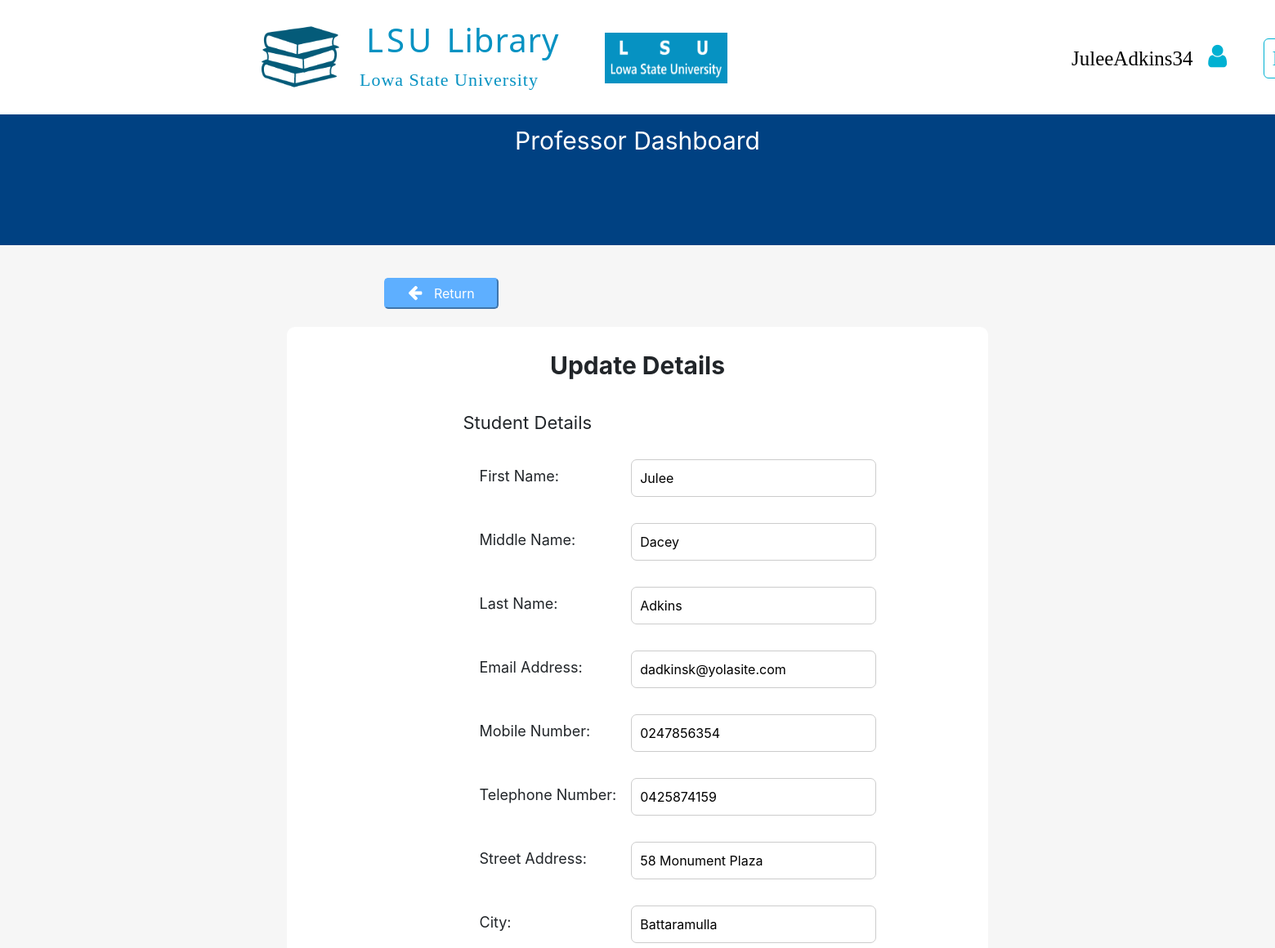
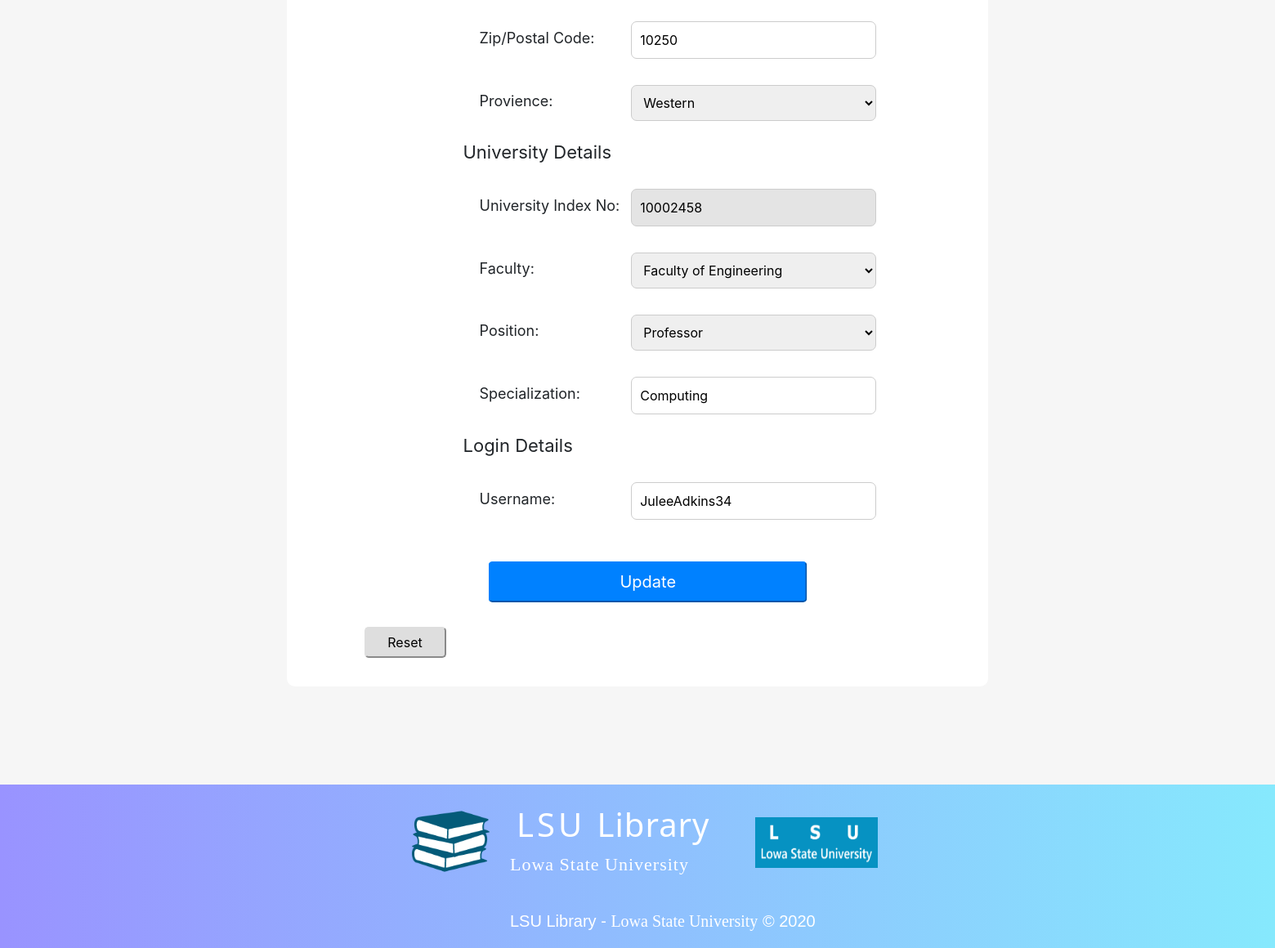
/studentProfessorDashboard/3.accountDetails/professorUpdateDetails.php (signed in), run on the app's committed database (2 pictures, top to bottom).
### tables this page shows
CREATE TABLE User(
  UserID INT(8) AUTO_INCREMENT,
  FirstName VARCHAR(30) NOT NULL,
  MiddleName VARCHAR(30),
  LastName VARCHAR(50) NOT NULL,
  EmailAddress VARCHAR(50) NOT NULL,
  StreetAddress VARCHAR(40) NOT NULL,
  ucCityID INT(8),
  uzpcZPCID INT(8),
  upProvienceID INT(8) NOT NULL,
  MobileNumber CHAR(10) NOT NULL,
  TelephoneNumber CHAR(10),
  RegistrationDateTime DATETIME DEFAULT CURRENT_TIMESTAMP,
  lLoginID INT NOT NULL,  
  PRIMARY KEY (UserID),
  FOREIGN KEY (ucCityID) REFERENCES UserCity(CityID),
  FOREIGN KEY (uzpcZPCID) REFERENCES UserZipPostalCode(ZPCID),
  FOREIGN KEY (upProvienceID) REFERENCES UserProvience(ProvienceID)
);

CREATE TABLE UserCity(
  CityID INT(8) AUTO_INCREMENT,
  City VARCHAR(50),
  PRIMARY KEY (CityID)
);

CREATE TABLE UserZipPostalCode(
  ZPCID INT(8) AUTO_INCREMENT,
  ZipPostalCode VARCHAR(5),
  PRIMARY KEY (ZPCID)
);

CREATE TABLE UniversityMember(
  uUserID INT(8) NOT NULL,
  UniversityNo INT(8) NOT NULL,
  mmtMembershipTypeID INT(8) NOT NULL,
  mmsMemberStatusID INT(8) NOT NULL,
  mfFacultyID INT(8) NOT NULL,
  mpPositionID INT(8) NOT NULL,
  EditDateTime DATETIME,
  PRIMARY KEY (uUserID, UniversityNo),
  FOREIGN KEY (uUserID) REFERENCES User(UserID),
  FOREIGN KEY (mmtMembershipTypeID) REFERENCES MemberMembershipType(MembershipTypeID),
  FOREIGN KEY (mmsMemberStatusID) REFERENCES MemberMemberStatus(MemberStatusID),
  FOREIGN KEY (mfFacultyID) REFERENCES MemberFaculty(FacultyID),
  FOREIGN KEY (mpPositionID) REFERENCES MemberPosition(PositionID)
);

CREATE TABLE MemberPosition(
  PositionID INT(8) AUTO_INCREMENT,
  Position VARCHAR(25),
  PRIMARY KEY (PositionID)
);

CREATE TABLE ProfessorSpecialization(
  SpecializationID INT(8) AUTO_INCREMENT,
  Specialization VARCHAR(50),
  PRIMARY KEY (SpecializationID)
);

### studentProfessorDashboard/3.accountDetails/professorUpdateDetails.php (the view, shortened to what the rows shown need)
<?php
  include_once("../../LSULibraryDBConnection.php");
  $userUsername = $_SESSION['username'];
        ?> <script>
<!DOCTYPE html>
<html>
  <head>
    <link rel="stylesheet" href="../../assets/css/defaultLayout.css">
    <link rel="stylesheet" href="https://cdnjs.cloudflare.com/ajax/libs/font-awesome/4.7.0/css/font-awesome.min.css">
    <link rel="stylesheet" href="../../assets/bootstrap/css/bootstrap.min.css">
  </head>
  <body>
        <div style="height: 140px; width: 100%;">
              <div id="logoSection">
                <h1 id="mainTitle"> LSU <span id="mainTitleSpan">Library</span> </h1>
              </div>
        </div>
          <div style="width: 100%;
                      height: 1820px;
                      background-color: #F6F6F6;">
            <div style="width: 55%;
                        height: 1600px;
                        background-color: #FFFFFF;
                        border-radius: 10px;
                        position: relative;
                        left: 50%;
                        transform: translateX(-50%);
                        top: 100px;">
              <?php
                $retrieveDetailsSQL = "SELECT * FROM User u INNER JOIN Login l ON l.LoginID = u.lLoginID
                                      INNER JOIN UserCity uc ON uc.CityID = u.ucCityID
                                      INNER JOIN UserZipPostalCode uzpc ON uzpc.ZPCID = u.uzpcZPCID
                                      INNER JOIN UserProvience up ON up.ProvienceID = u.upProvienceID
                                      INNER JOIN UniversityMember um ON um.uUserID = u.UserID
                                      INNER JOIN MemberMembershipType mmt ON mmt.MembershipTypeID = um.mmtMembershipTypeID
                                      INNER JOIN MemberFaculty mf ON mf.FacultyID = um.mfFacultyID
                                      INNER JOIN MemberPosition mp ON mp.PositionID = um.mpPositionID
                                      INNER JOIN MemberMemberStatus mms ON mms.MemberStatusID = um.mmsMemberStatusID
                                      INNER JOIN Professor p ON p.umUserID = um.uUserID AND p.umUniversityNo = um.UniversityNo
                                      INNER JOIN ProfessorSpecialization ps ON ps.SpecializationID = p.psSpecializationID
                                      WHERE l.Username = '$userUsername';";
                $retrieveDetailsResult = mysqli_query($databaseConn, $retrieveDetailsSQL);
                $retrieveDetailsRow = mysqli_fetch_array($retrieveDetailsResult);
              ?>
              <div id="container">
                <form action="professorUpdateDetails.php" method="POST">
                  <table>
                    <tr>
                      <td>
                        <input type="text" name="firstName" class="updateFormInput" required placeholder="First Name" value="<?php echo $retrieveDetailsRow['FirstName']; ?>"
                        title="Mandatory, Only Uppercase Initials and Lowercase Alphabetic Characters"
                        data-toggle="tooltip" data-placement="right">
                      </td>
                    </tr>
                    <tr>
                      <td>
                        <input type="text" name="middleName" class="updateFormInput" placeholder="Middle Name" value="<?php echo $retrieveDetailsRow['MiddleName']; ?>"
                        title="Optional, Only Uppercase Initials and Lowercase Alphabetic Characters"
                        data-toggle="tooltip" data-placement="right">
                      </td>
                    </tr>
                    <tr>
                      <td>
                        <input type="text" name="lastName" class="updateFormInput" required placeholder="Last Name" value="<?php echo $retrieveDetailsRow['LastName']; ?>"
                        title="Mandatory, Only Uppercase Initials and Lowercase Alphabetic Characters"
                        data-toggle="tooltip" data-placement="right">
                      </td>
                    </tr>
                    <tr>
                      <td>
                        <input type="text" name="emailAddress" class="updateFormInput" required placeholder="Email Address" value="<?php echo $retrieveDetailsRow['EmailAddress']; ?>"
                        title="Mandatory, Enter valid email address"
                        data-toggle="tooltip" data-placement="right">
                      </td>
                    </tr>
                    <tr>
                      <td>
                        <input type="text" name="mobileNumber" class="updateFormInput" required placeholder="Mobile Number" value="<?php echo $retrieveDetailsRow['MobileNumber']; ?>"
                        title="Mandatory, Only 10 numeric characters"
                        data-toggle="tooltip" data-placement="right">
                      </td>
                    </tr>
                    <tr>
                      <td>
                        <input type="text" name="telephoneNumber" class="updateFormInput" placeholder="Telephone Number" value="<?php echo $retrieveDetailsRow['TelephoneNumber']; ?>"
                        title="Optional, Only 10 numeric characters"
                        data-toggle="tooltip" data-placement="right">
                      </td>
                    </tr>
                    <tr>
                      <td>
                        <input type="text" name="streetAddress" class="updateFormInput" required placeholder="Street Address" value="<?php echo $retrieveDetailsRow['StreetAddress']; ?>"
                        title="Mandatory, Only Uppercase Initials, Lowercase Alphabetic and Numeric Characters"
                        data-toggle="tooltip" data-placement="right">
                      </td>
                    </tr>
                    <tr>
                      <td>
                        <input type="text" name="city" class="updateFormInput" required placeholder="City" value="<?php echo $retrieveDetailsRow['City']; ?>"
                        title="Mandatory, Only Uppercase Initials, Lowercase Alphabetic and Numeric Characters"
                        data-toggle="tooltip" data-placement="right">
                      </td>
                    </tr>
                    <tr>
                      <td>
                        <input type="text" name="zipPostalCode" class="updateFormInput" required placeholder="Zip/Postal Code" value="<?php echo $retrieveDetailsRow['ZipPostalCode']; ?>"
                        title="Mandatory, Only 5 Numeric Characters"
                        data-toggle="tooltip" data-placement="right">
                      </td>
                    </tr>
                    <tr>
                      <td>
                        <input type="text" name="universityIndexNo" class="updateFormInput" required readonly placeholder="University Index No" value="<?php echo $retrieveDetailsRow['UniversityNo']; ?>"
                        title="Not Editable"
                        data-toggle="tooltip" data-placement="right" style="background-color: #E4E4E4;">
                      </td>
                    </tr>
                    <tr>
                      <td>
                        <select name="positionSelect" class="updateFormInput"
                        title="Mandatory, Select the Position"
                        data-toggle="tooltip" data-placement="right">
                          <?php
                              $selectedPositionID = $retrieveDetailsRow["PositionID"];
                              $selectedPosition = $retrieveDetailsRow["Position"];
                          ?>
                            <option value="92130001"
                              <?php
                                if(92130004 == $selectedPositionID && "Professor" == $selectedPosition)
                                {
                                  echo "selected";
                                }
                              ?> >Professor
                            </option>
                        </select>
                      </td>
                    </tr>
                    <tr>
                      <td>
                        <input type="text" name="specialization" class="updateFormInput" required placeholder="Batch" value="<?php echo $retrieveDetailsRow['Specialization']; ?>"
                        title="Mandatory,  Only Uppercase Initials and Lowercase Alphabetic Characters"
                        data-toggle="tooltip" data-placement="right">
                      </td>
                    </tr>
                    <tr>
                      <td>
                        <input type="text" name="username" class="updateFormInput" required placeholder="Username" value="<?php echo $retrieveDetailsRow['Username']; ?>"
                        title="Mandatory, Only Uppercase, Lowercase Alphabetic and Numeric Characters, Minimum Length: 10, Maximum Length: 15"
                        data-toggle="tooltip" data-placement="right">
                      </td>
                    </tr>
                  </table>
                </form>
              </div>
          </div>
        </div>
          <div id="footer">
            <div id="footerLogoSection">
              <h1 id="mainTitle"> LSU <span id="mainTitleSpan">Library</span> </h1>
            </div>
          </div>
  </body>
</html>

### data on the page
user: firstName "Julee", middleName "Dacey", lastName "Adkins", emailAddress "dadkinsk@yolasite.com", mobileNumber "0247856354", telephoneNumber "0425874159", streetAddress "58 Monument Plaza", city "Battaramulla", zipPostalCode "10250", universityIndexNo "10002458", specialization "Computing", username "JuleeAdkins34"
memberposition: positionSelect "Professor"

### other printed values
$userUsername "JuleeAdkins34"
form field provienceSelect "Western"
form field facultySelect "Faculty of Engineering"
